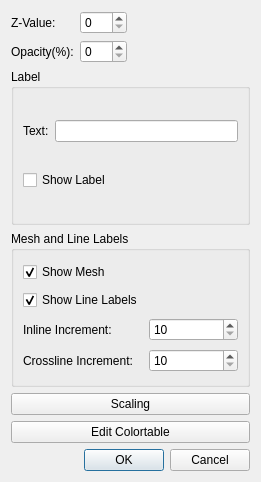
<?xml version="1.0" encoding="UTF-8"?>
<ui version="4.0">
 <class>GridItemConfigDialog</class>
 <widget class="QDialog" name="GridItemConfigDialog">
  <property name="geometry">
   <rect>
    <x>0</x>
    <y>0</y>
    <width>261</width>
    <height>482</height>
   </rect>
  </property>
  <property name="windowTitle">
   <string>Dialog</string>
  </property>
  <layout class="QVBoxLayout" name="verticalLayout">
   <item>
    <layout class="QHBoxLayout" name="horizontalLayout">
     <item>
      <layout class="QGridLayout" name="gridLayout_3">
       <item row="0" column="0">
        <widget class="QLabel" name="label">
         <property name="text">
          <string>Z-Value:</string>
         </property>
        </widget>
       </item>
       <item row="0" column="1">
        <widget class="QSpinBox" name="sbZValue"/>
       </item>
       <item row="1" column="0">
        <widget class="QLabel" name="label_3">
         <property name="text">
          <string>Opacity(%):</string>
         </property>
        </widget>
       </item>
       <item row="1" column="1">
        <widget class="QSpinBox" name="sbOpacity">
         <property name="maximum">
          <number>100</number>
         </property>
        </widget>
       </item>
      </layout>
     </item>
     <item>
      <spacer name="horizontalSpacer">
       <property name="orientation">
        <enum>Qt::Horizontal</enum>
       </property>
       <property name="sizeHint" stdset="0">
        <size>
         <width>40</width>
         <height>20</height>
        </size>
       </property>
      </spacer>
     </item>
    </layout>
   </item>
   <item>
    <widget class="QGroupBox" name="groupBox">
     <property name="title">
      <string>Label</string>
     </property>
     <layout class="QGridLayout" name="gridLayout">
      <item row="0" column="0">
       <widget class="QLabel" name="label_2">
        <property name="text">
         <string>Text:</string>
        </property>
       </widget>
      </item>
      <item row="0" column="1">
       <widget class="QLineEdit" name="leLabel"/>
      </item>
      <item row="1" column="0" colspan="2">
       <widget class="QCheckBox" name="cbLabel">
        <property name="text">
         <string>Show Label</string>
        </property>
       </widget>
      </item>
     </layout>
    </widget>
   </item>
   <item>
    <widget class="QGroupBox" name="groupBox_2">
     <property name="title">
      <string>Mesh and Line Labels</string>
     </property>
     <layout class="QGridLayout" name="gridLayout_2">
      <item row="0" column="0">
       <widget class="QCheckBox" name="cbMesh">
        <property name="text">
         <string>Show Mesh</string>
        </property>
        <property name="checked">
         <bool>true</bool>
        </property>
       </widget>
      </item>
      <item row="2" column="0">
       <widget class="QLabel" name="lbInlineIncrement">
        <property name="text">
         <string>Inline Increment:</string>
        </property>
       </widget>
      </item>
      <item row="3" column="0">
       <widget class="QLabel" name="lbCrosslineIncrement">
        <property name="text">
         <string>Crossline Increment:</string>
        </property>
       </widget>
      </item>
      <item row="2" column="1">
       <widget class="QSpinBox" name="sbInlineIncrement">
        <property name="minimum">
         <number>10</number>
        </property>
        <property name="maximum">
         <number>99999</number>
        </property>
        <property name="singleStep">
         <number>10</number>
        </property>
       </widget>
      </item>
      <item row="3" column="1">
       <widget class="QSpinBox" name="sbCrosslineIncrement">
        <property name="minimum">
         <number>10</number>
        </property>
        <property name="maximum">
         <number>99999</number>
        </property>
        <property name="singleStep">
         <number>10</number>
        </property>
       </widget>
      </item>
      <item row="1" column="0">
       <widget class="QCheckBox" name="cbLabels">
        <property name="text">
         <string>Show Line Labels</string>
        </property>
        <property name="checked">
         <bool>true</bool>
        </property>
       </widget>
      </item>
     </layout>
    </widget>
   </item>
   <item>
    <widget class="QPushButton" name="pbScaling">
     <property name="text">
      <string>Scaling</string>
     </property>
    </widget>
   </item>
   <item>
    <widget class="QPushButton" name="pbColortable">
     <property name="text">
      <string>Edit Colortable</string>
     </property>
    </widget>
   </item>
   <item>
    <widget class="QDialogButtonBox" name="buttonBox">
     <property name="orientation">
      <enum>Qt::Horizontal</enum>
     </property>
     <property name="standardButtons">
      <set>QDialogButtonBox::Cancel|QDialogButtonBox::Ok</set>
     </property>
    </widget>
   </item>
  </layout>
 </widget>
 <resources/>
 <connections>
  <connection>
   <sender>buttonBox</sender>
   <signal>accepted()</signal>
   <receiver>GridItemConfigDialog</receiver>
   <slot>accept()</slot>
   <hints>
    <hint type="sourcelabel">
     <x>248</x>
     <y>254</y>
    </hint>
    <hint type="destinationlabel">
     <x>157</x>
     <y>274</y>
    </hint>
   </hints>
  </connection>
  <connection>
   <sender>buttonBox</sender>
   <signal>rejected()</signal>
   <receiver>GridItemConfigDialog</receiver>
   <slot>reject()</slot>
   <hints>
    <hint type="sourcelabel">
     <x>316</x>
     <y>260</y>
    </hint>
    <hint type="destinationlabel">
     <x>286</x>
     <y>274</y>
    </hint>
   </hints>
  </connection>
 </connections>
</ui>
